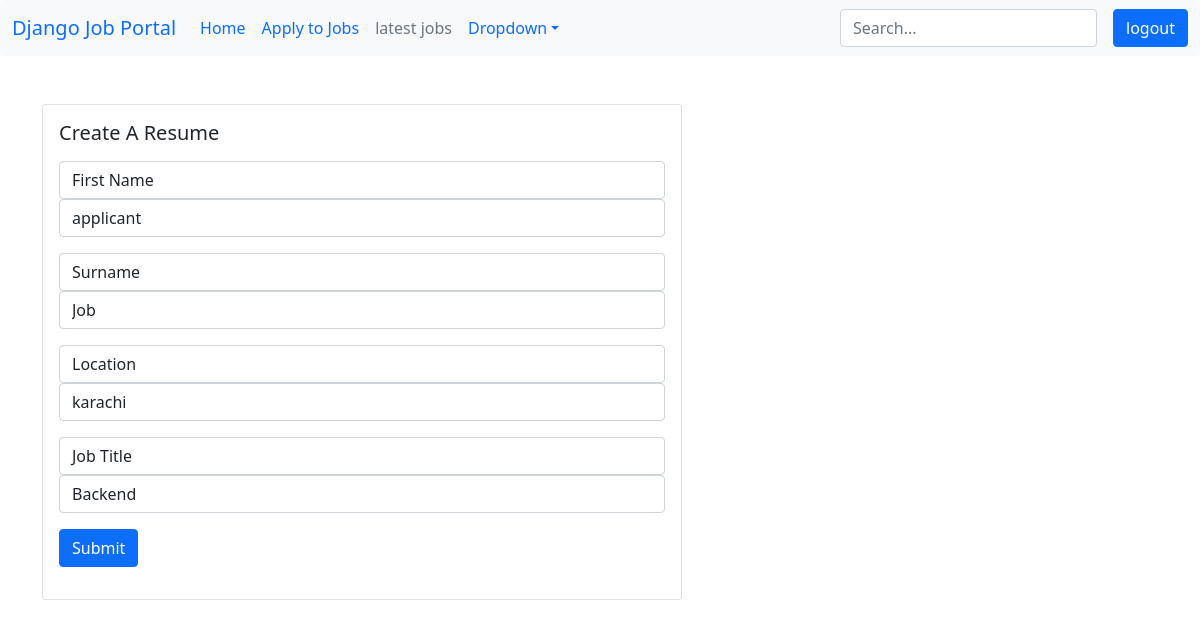
Page /resume/update-resume (signed in) on the committed database.
### resume/models.py (models this page shows, shortened)
class Resume(models.Model):
    user = models.OneToOneField(User,on_delete=models.CASCADE)
    first_name=models.CharField(max_length=100,null=True,blank=True)
    surname=models.CharField(max_length=100,null=True,blank=True)
    location=models.CharField(max_length=100,null=True,blank=True)
    job_title=models.CharField(max_length=100,null=True,blank=True)

### resume/views.py (the view)
# urls.py: path('update-resume',views.update_resume,name='update-resume'), # type: ignore
def update_resume(request):
    if request.user.is_applicant:
        resume=Resume.objects.get(user=request.user)
        if request.method=="POST":
            form=UpdateResumeForm(request.POST,instance=resume)
            if form.is_valid():
                var=form.save()
                user=User.objects.get(pk=request.user.id)
                user.has_resume=True
                var.save()
                user.save()
                messages.info(request,"Your resume has been updated. You can apply for jobs.")
                return redirect('dashboard')
            else:
                messages.warning(request,'Something went wrong!')
                return redirect('update-job')
        else:
            form=UpdateResumeForm(instance=resume)
            context={'form':form}
            return render(request,'resume/update_resume.html',context)
    else:
        messages.warning(request,'Permission denied')
        return redirect('dashboard')

### resume/form.py
class UpdateResumeForm(forms.ModelForm):
    class Meta:
        model=Resume
        exclude=['user',]

### templates/resume/update_resume.html (shortened to what this page needs)
{% extends "base.html" %}
{% load widget_tweaks %}
{% block content %}
<div class="row">
    <div class="col-md-6">
        <div class="card mx-auto" style="width: 40rem;">
            <div class="card-body">
                <h5 class="card-title mb-3">Create A Resume</h5>
                <form method="POST">
                    <div class="mb-3">
                        <label for="exampleInputEmail1" class="form-control">First Name</label>
                        {% render_field form.first_name class="form-control" %}
                    </div>
                    <div class="mb-3">
                        <label for="exampleInputSurname" class="form-control">Surname</label>
                        {% render_field form.surname class="form-control" %}
                    </div>
                    <div class="mb-3">
                        <label for="exampleInputLocation" class="form-control">Location</label>
                        {% render_field form.location class="form-control" %}
                    </div>
                    <div class="mb-3">
                        <label for="exampleInputJobTitle" class="form-control">Job Title</label>
                        {% render_field form.job_title class="form-control" %}
                    </div>
                    <button type="submit" class="btn btn-primary">Submit</button>
        </div>
    </div>
</div>
{% endblock content %}

### rows in the picture
Resume: first_name "applicant", surname "Job", location "karachi", job_title "Backend"
